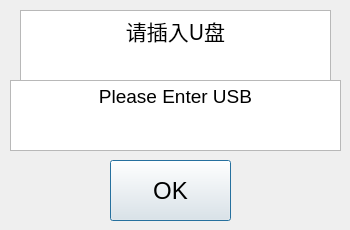
<?xml version="1.0" encoding="UTF-8"?>
<ui version="4.0">
 <class>PopUpWindow07</class>
 <widget class="QDialog" name="PopUpWindow07">
  <property name="geometry">
   <rect>
    <x>0</x>
    <y>0</y>
    <width>350</width>
    <height>230</height>
   </rect>
  </property>
  <property name="windowTitle">
   <string>Dialog</string>
  </property>
  <widget class="QWidget" name="widget" native="true">
   <property name="geometry">
    <rect>
     <x>0</x>
     <y>0</y>
     <width>350</width>
     <height>231</height>
    </rect>
   </property>
   <widget class="QPushButton" name="pBtn_OK">
    <property name="geometry">
     <rect>
      <x>110</x>
      <y>160</y>
      <width>121</width>
      <height>61</height>
     </rect>
    </property>
    <property name="font">
     <font>
      <pointsize>18</pointsize>
      <weight>50</weight>
      <bold>false</bold>
     </font>
    </property>
    <property name="text">
     <string>OK</string>
    </property>
   </widget>
   <widget class="QTextEdit" name="textEdit_cn">
    <property name="geometry">
     <rect>
      <x>20</x>
      <y>10</y>
      <width>311</width>
      <height>71</height>
     </rect>
    </property>
    <property name="font">
     <font>
      <family>思源黑体</family>
      <pointsize>16</pointsize>
     </font>
    </property>
    <property name="html">
     <string>&lt;!DOCTYPE HTML PUBLIC &quot;-//W3C//DTD HTML 4.0//EN&quot; &quot;http://www.w3.org/TR/REC-html40/strict.dtd&quot;&gt;
&lt;html&gt;&lt;head&gt;&lt;meta name=&quot;qrichtext&quot; content=&quot;1&quot; /&gt;&lt;style type=&quot;text/css&quot;&gt;
p, li { white-space: pre-wrap; }
&lt;/style&gt;&lt;/head&gt;&lt;body style=&quot; font-family:'思源黑体'; font-size:16pt; font-weight:400; font-style:normal;&quot;&gt;
&lt;p align=&quot;center&quot; style=&quot; margin-top:0px; margin-bottom:0px; margin-left:0px; margin-right:0px; -qt-block-indent:0; text-indent:0px;&quot;&gt;&lt;span style=&quot; font-family:'SimSun';&quot;&gt;请插入U盘&lt;/span&gt;&lt;/p&gt;&lt;/body&gt;&lt;/html&gt;</string>
    </property>
   </widget>
   <widget class="QTextEdit" name="textEdit_en">
    <property name="geometry">
     <rect>
      <x>10</x>
      <y>80</y>
      <width>331</width>
      <height>71</height>
     </rect>
    </property>
    <property name="html">
     <string>&lt;!DOCTYPE HTML PUBLIC &quot;-//W3C//DTD HTML 4.0//EN&quot; &quot;http://www.w3.org/TR/REC-html40/strict.dtd&quot;&gt;
&lt;html&gt;&lt;head&gt;&lt;meta name=&quot;qrichtext&quot; content=&quot;1&quot; /&gt;&lt;style type=&quot;text/css&quot;&gt;
p, li { white-space: pre-wrap; }
&lt;/style&gt;&lt;/head&gt;&lt;body style=&quot; font-family:'SimSun'; font-size:9pt; font-weight:400; font-style:normal;&quot;&gt;
&lt;p align=&quot;center&quot; style=&quot; margin-top:0px; margin-bottom:0px; margin-left:0px; margin-right:0px; -qt-block-indent:0; text-indent:0px;&quot;&gt;&lt;span style=&quot; font-size:14pt;&quot;&gt;Please Enter USB&lt;/span&gt;&lt;/p&gt;&lt;/body&gt;&lt;/html&gt;</string>
    </property>
   </widget>
  </widget>
 </widget>
 <resources/>
 <connections/>
</ui>
